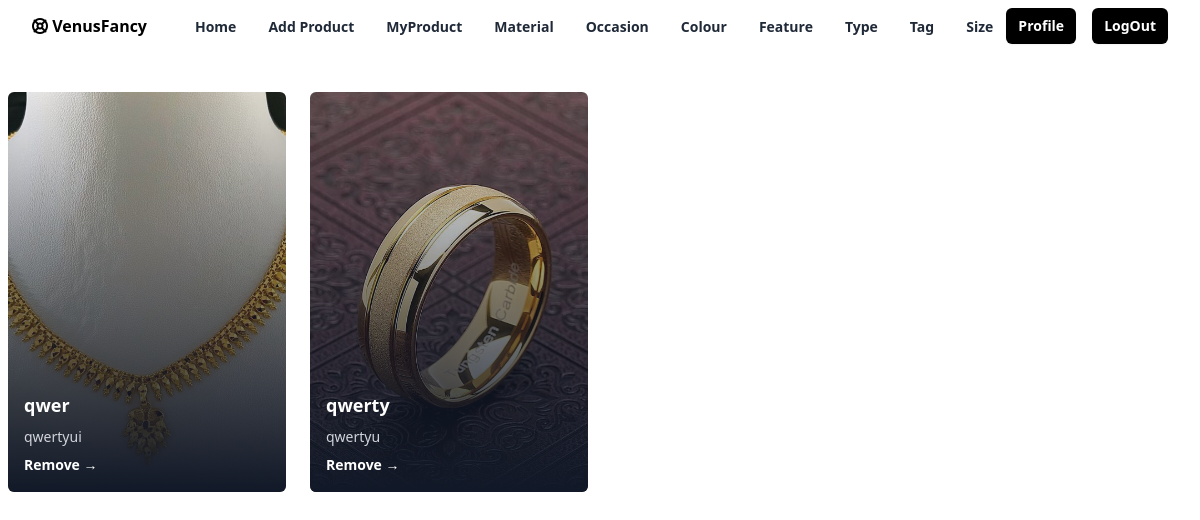
/myproduct/all/ (signed in), run on the app's committed database.
### myfancy/models.py (models this page shows, shortened)
class Product(models.Model):
    title=models.CharField(max_length=200)
    description=models.TextField()
    image=models.ImageField(upload_to="product_picture",default="/product_picture/default_product_picture.png")
    material_object=models.ManyToManyField(Material)
    occasion_object=models.ForeignKey(Occasion,on_delete=models.CASCADE)
    feature_object=models.ManyToManyField(Feature)
    type_object=models.ForeignKey(Type,on_delete=models.CASCADE)
    tag_object=models.ManyToManyField(Tag)
    owner=models.ForeignKey(User,on_delete=models.CASCADE,related_name="products")
    created_date=models.DateTimeField(auto_now_add=True)
    updated_date=models.DateTimeField(auto_now=True)
    is_active=models.BooleanField(default=True)

### myfancy/views.py (the view)
# urls.py: path("myproduct/all/",views.MyProductListView.as_view(),name="myproduct"),
@method_decorator(admin_permission_required,name="dispatch")
class MyProductListView(View):
    def get(self,request,*args, **kwargs):
        qs=request.user.products.all()
        return render(request,"shop/myproducts.html",{"items":qs})

### myfancy/templates/shop/myproducts.html
{% extends "shop/base.html" %}
{% block main_block %}
{% if items %}
<div class="mx-auto grid w-full max-w-7xl items-center space-y-4 px-2 py-10 md:grid-cols-2 md:gap-6 md:space-y-0 lg:grid-cols-4">
  {%for i in items%}
    <div class="relative aspect-[16/9]  w-auto rounded-md md:aspect-auto md:h-[400px]">
      <img
        src="{{i.image.url}}"
        alt="AirMax Pro"
        class="z-0 h-full w-full rounded-md object-cover"
      />
      <div class="absolute inset-0 rounded-md bg-gradient-to-t from-gray-900 to-transparent"></div>
      <div class="absolute bottom-4 left-4 text-left">
        <h1 class="text-lg font-semibold text-white">{{i.title}}</h1>
        <p class="mt-2 text-sm text-gray-300">
          {{i.description}}
        </p>
        <div><a
            href="{%url 'myproduct-delete' i.id%}"
            class="mt-2 inline-flex cursor-pointer items-center text-sm font-semibold text-white">
              Remove →
            </a></div>
      </div>
    </div>
    {%endfor%}
  </div>
{% else %}
<div class="flex items-center justify-center h-screen">
  <h1 class="w-1/4 text-center">
    <b>Your Product is Empty</b>
  </h1>
</div>
{% endif %}
{% endblock  %}

### data on the page
Product: image (picture), title "qwer", description "qwertyui"
Product: image (picture), title "qwerty", description "qwertyu"
